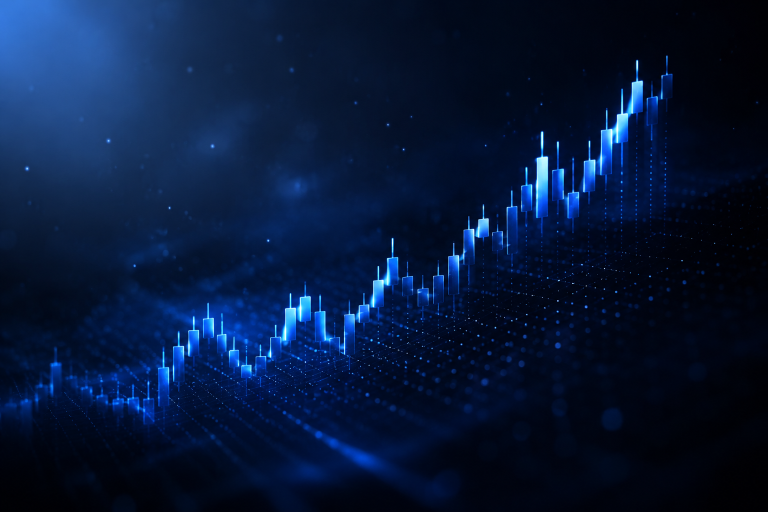
#> input picture images/club-hero-abs-1.png, 1536 x 1024 px (shown at 1/2 size)
$ python brand_hero_overlay.py
#> lines starting #> are read from the running program, lines starting #| are printed output that depends on the picture
"""
Stamp crisp Hebrew brand name + slogan onto a clean abstract scene (cool-blue).
AI mangles Hebrew, so the scene is generated text-free and the text is baked here.
Usage: python3 brand_hero_overlay.py <src.png> <out.png> "<slogan>"
"""
import sys
from PIL import Image, ImageDraw, ImageFont, ImageFilter
from bidi.algorithm import get_display

SRC = sys.argv[1] if len(sys.argv) > 1 else "images/club-hero-abs-1.png"
OUT = sys.argv[2] if len(sys.argv) > 2 else "images/club-hero-branded.png"
SLOGAN = sys.argv[3] if len(sys.argv) > 3 else "המקום הבריא לסוחר היומי"
BRAND = "מועדון הסוחר המתמיד"

WHITE = (238, 242, 248)
BLUE = (143, 184, 255)      # #8fb8ff accent
INK = (176, 188, 206)
FD = "/System/Library/Fonts/Supplemental/"
F_BOLD = FD + "Arial Bold.ttf"
F_REG = FD + "Arial.ttf"


def heb(s):
    return get_display(s)


def font(size, bold=True):
    return ImageFont.truetype(F_BOLD if bold else F_REG, size)


def center_x(d, W, text, fnt, stroke=0):
    bb = d.textbbox((0, 0), text, font=fnt, stroke_width=stroke)
    return (W - (bb[2] - bb[0])) / 2 - bb[0], bb


def draw_center(d, W, cy, text, fnt, fill, stroke=0, shadow=True):
    x, bb = center_x(d, W, text, fnt, stroke)
    y = cy - (bb[3] - bb[1]) / 2 - bb[1]
    if shadow:
        d.text((x + 2, y + 3), text, font=fnt, fill=(0, 0, 0, 170), stroke_width=stroke)
    d.text((x, y), text, font=fnt, fill=fill, stroke_width=stroke,
           stroke_fill=fill if stroke else None)
    return y


def spaced(d, W, cy, text, fnt, fill, sp):
    ws = [d.textbbox((0, 0), c, font=fnt)[2] for c in text]
    x = (W - (sum(ws) + sp * (len(text) - 1))) / 2
    for c, w in zip(text, ws):
        d.text((x, cy), c, font=fnt, fill=fill)
        x += w + sp


def main():
    img = Image.open(SRC).convert("RGB")
#> img is the input picture: PIL image 1536x1024 RGB; mean R, G, B 6.3, 23.7, 56.9
    W = 1600
    H = int(img.height * W / img.width)
#> H = 1066
    img = img.resize((W, H), Image.LANCZOS)
#> img: PIL image 1600x1066 RGB

    # soft center band scrim so text reads over the chart
    scrim = Image.new("L", (W, H), 0)
#> scrim: PIL image 1600x1066 L; every value is 0
    sd = ImageDraw.Draw(scrim)
    top, bot = int(H * 0.20), int(H * 0.80)
#> top = 213; bot = 852
    mid = (top + bot) / 2
#> mid = 532.5
    for y in range(top, bot):
        t = 1 - abs(y - mid) / (mid - top)          # 0..1..0 feather
        sd.line([(0, y), (W, y)], fill=int(165 * (t ** 1.1)))
    scrim = scrim.filter(ImageFilter.GaussianBlur(26))
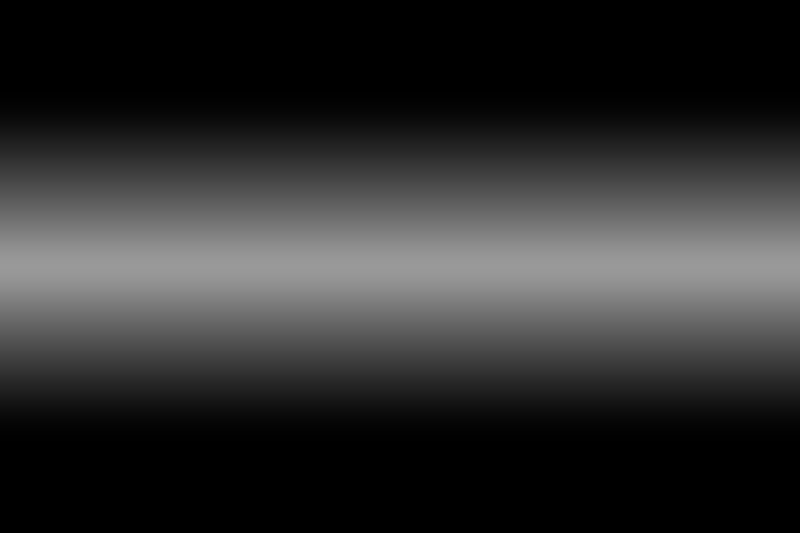
#> scrim: PIL image 1600x1066 L (shown at 1/2 size); min 0, max 153, mean 46.8
    dark = Image.new("RGB", (W, H), (8, 11, 18))
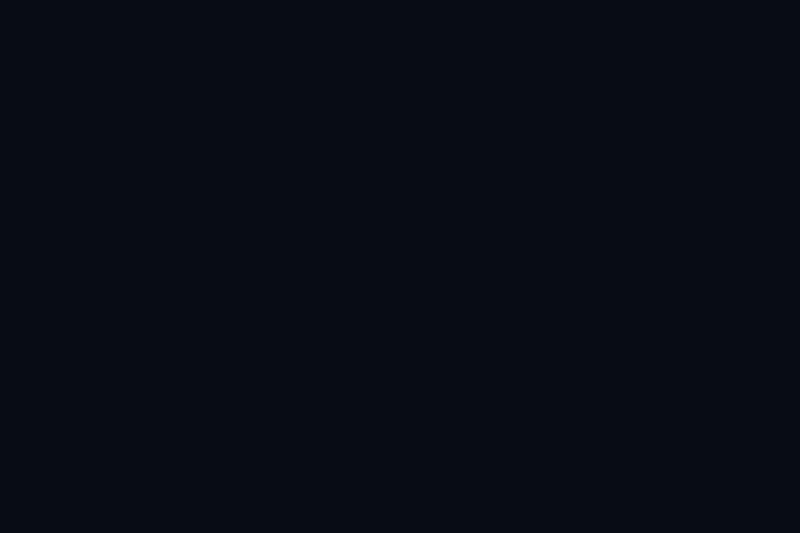
#> dark: PIL image 1600x1066 RGB (shown at 1/2 size); mean R, G, B 8, 11, 18
    img = Image.composite(dark, img, scrim).convert("RGBA")
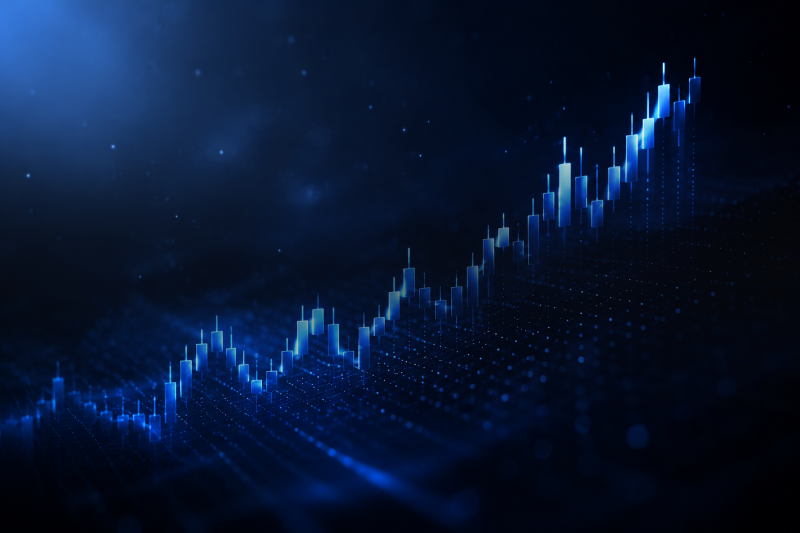
#> img: PIL image 1600x1066 RGBA (shown at 1/2 size); mean R, G, B, A 6.8, 21.1, 48.9, 255

    d = ImageDraw.Draw(img, "RGBA")

    # eyebrow (Latin, letter-spaced)
    eb = font(30)
    spaced(d, W, int(H * 0.30), list("MASTERTRADER"), eb, (*BLUE, 235), sp=10)
#> in spaced, `ws = [d.textbbox((0, 0), c, font=fnt)[2] for c in text]`: ws = [26, 21, 19, 19, 19, 21, 19, 21, 21, 23, 19, 21]
#> in spaced, `x = (W - (sum(ws) + sp * (len(text) - 1))) / 2`: x = 620.5
#> the loop in spaced, `for c, w in zip(text, ws):` made 12 passes
#> (c, w, x) on passes 1 to 12: ('M', 26, 656.5), ('A', 21, 687.5), ('S', 19, 716.5), ('T', 19, 745.5), ('E', 19, 774.5), ('R', 21, 805.5), ('T', 19, 834.5), ('R', 21, 865.5), ('A', 21, 896.5), ('D', 23, 929.5), ('E', 19, 958.5), ('R', 21, 989.5)
#> after the loop in spaced, `for c, w in zip(text, ws):`: x = 989.5

    # brand name — bold white with a soft blue glow
    bf = font(int(W * 0.066))                       # ~106px
    bt = heb(BRAND)
    glow = Image.new("RGBA", (W, H), (0, 0, 0, 0))
    gd = ImageDraw.Draw(glow)
    gx, gbb = center_x(gd, W, bt, bf)
    gy = int(H * 0.45) - (gbb[3] - gbb[1]) / 2 - gbb[1]
    gd.text((gx, gy), bt, font=bf, fill=(*BLUE, 255))
    glow = glow.filter(ImageFilter.GaussianBlur(22))
    img = Image.alpha_composite(img, glow)
    d = ImageDraw.Draw(img, "RGBA")
    draw_center(d, W, int(H * 0.45), bt, bf, WHITE, stroke=1)

    # thin blue divider
    d.line([(W * 0.36, int(H * 0.565)), (W * 0.64, int(H * 0.565))], fill=(*BLUE, 220), width=2)

    # slogan
    sf = font(int(W * 0.034), bold=False)           # ~54px
    draw_center(d, W, int(H * 0.64), heb(SLOGAN), sf, (*INK, 255), shadow=True)

    img.convert("RGB").save(OUT)
    print(f"saved {OUT}  ({W}x{H})  slogan={SLOGAN}")


if __name__ == "__main__":
    main()
#> (the call stopped at in heb, `return get_display(s)`: bidi is not available in this run)

$ run again, with images/club-hero-abs-2.png copied over images/club-hero-abs-1.png
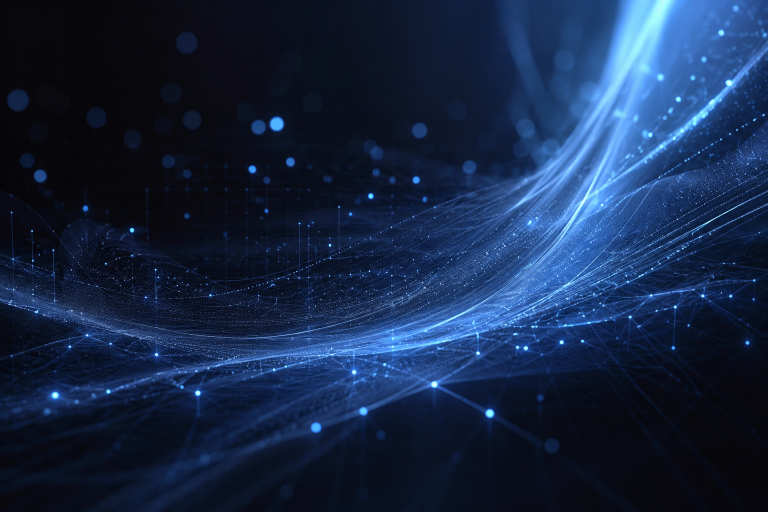
#> input picture images/club-hero-abs-2.png, 1536 x 1024 px (shown at 1/2 size)
#> in main, img is the input picture: PIL image 1536x1024 RGB; mean R, G, B 22.2, 39.6, 70.6
#> in main, `img = Image.composite(dark, img, scrim).convert("RGBA")`:
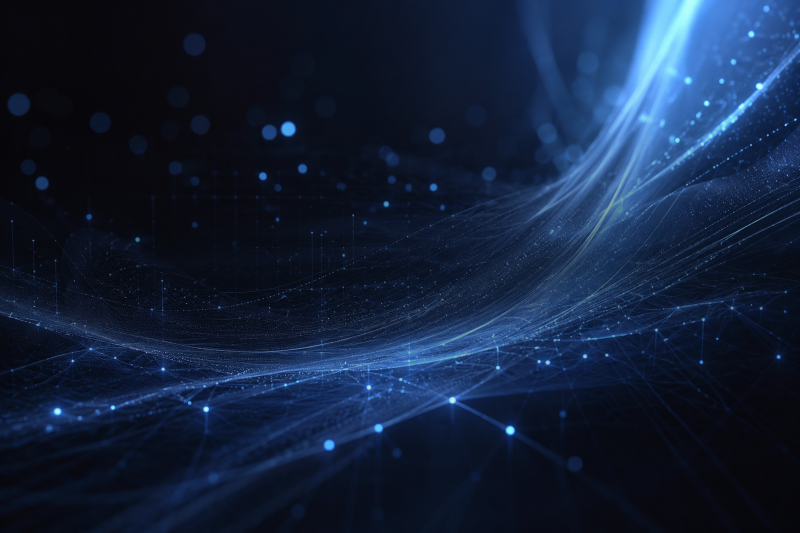
#> img: PIL image 1600x1066 RGBA (shown at 1/2 size); mean R, G, B, A 19.1, 33.2, 58.6, 255
#> ws = [26, 21, 19, 19, 19, 21, 19, 21, 21, 23, 19, 21]
#> in spaced, `x = (W - (sum(ws) + sp * (len(text) - 1))) / 2`: x = 620.5
#> the loop in spaced, `for c, w in zip(text, ws):` made 12 passes
#> (c, w, x) on passes 1 to 8: ('M', 26, 656.5), ('A', 21, 687.5), ('S', 19, 716.5), ('T', 19, 745.5), ('E', 19, 774.5), ('R', 21, 805.5), ('T', 19, 834.5), ('R', 21, 865.5)
#> after the loop in spaced, `for c, w in zip(text, ws):`: x = 989.5

$ run again, with images/club-hero-abs-3.png copied over images/club-hero-abs-1.png
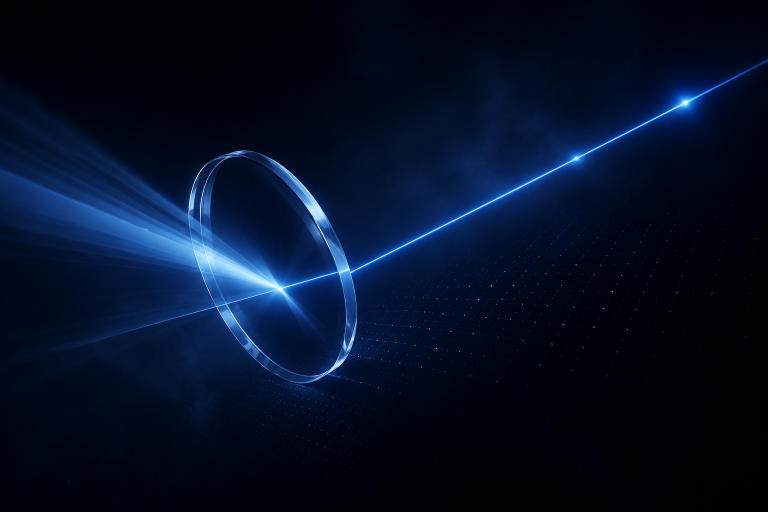
#> input picture images/club-hero-abs-3.png, 1536 x 1024 px (shown at 1/2 size)
#> in main, img is the input picture: PIL image 1536x1024 RGB; mean R, G, B 4.5, 15.5, 38.6
#> in main, `img = Image.composite(dark, img, scrim).convert("RGBA")`:
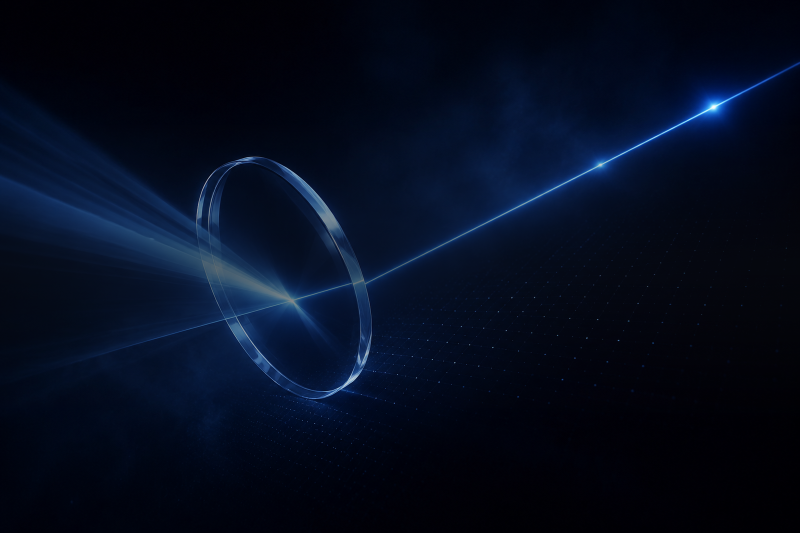
#> img: PIL image 1600x1066 RGBA (shown at 1/2 size); mean R, G, B, A 4.2, 12.2, 30.3, 255
#> ws = [26, 21, 19, 19, 19, 21, 19, 21, 21, 23, 19, 21]
#> in spaced, `x = (W - (sum(ws) + sp * (len(text) - 1))) / 2`: x = 620.5
#> the loop in spaced, `for c, w in zip(text, ws):` made 12 passes
#> (c, w, x) on passes 1 to 8: ('M', 26, 656.5), ('A', 21, 687.5), ('S', 19, 716.5), ('T', 19, 745.5), ('E', 19, 774.5), ('R', 21, 805.5), ('T', 19, 834.5), ('R', 21, 865.5)
#> after the loop in spaced, `for c, w in zip(text, ws):`: x = 989.5

$ run again, with images/club-business-not-casino-blue.png copied over images/club-hero-abs-1.png
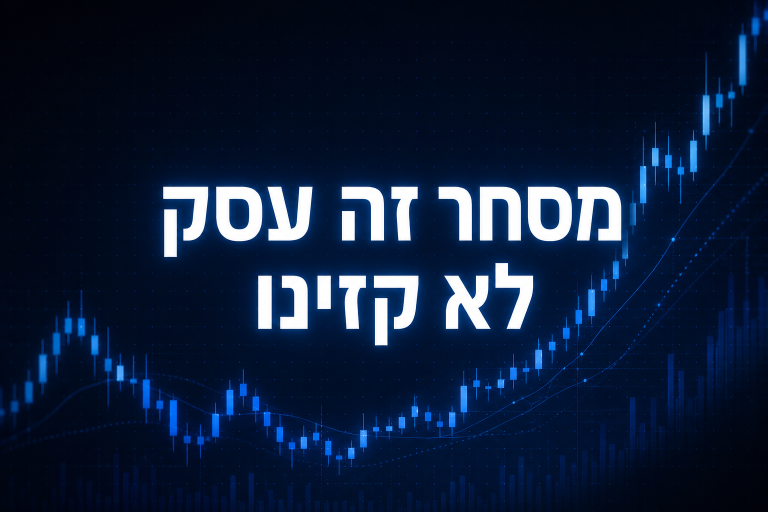
#> input picture images/club-business-not-casino-blue.png, 1536 x 1024 px (shown at 1/2 size)
#> in main, img is the input picture: PIL image 1536x1024 RGB; mean R, G, B 13.7, 29.2, 56
#> in main, `img = Image.composite(dark, img, scrim).convert("RGBA")`:
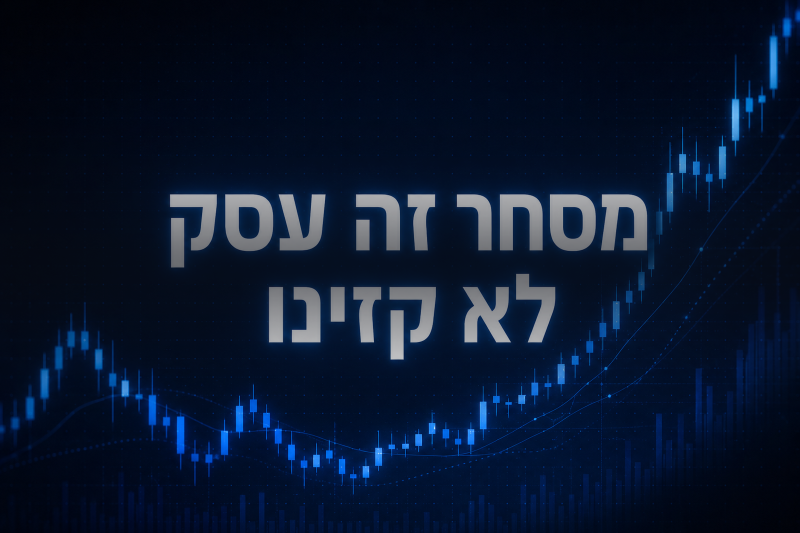
#> img: PIL image 1600x1066 RGBA (shown at 1/2 size); mean R, G, B, A 9.3, 21.9, 44.6, 255
#> ws = [26, 21, 19, 19, 19, 21, 19, 21, 21, 23, 19, 21]
#> in spaced, `x = (W - (sum(ws) + sp * (len(text) - 1))) / 2`: x = 620.5
#> the loop in spaced, `for c, w in zip(text, ws):` made 12 passes
#> (c, w, x) on passes 1 to 8: ('M', 26, 656.5), ('A', 21, 687.5), ('S', 19, 716.5), ('T', 19, 745.5), ('E', 19, 774.5), ('R', 21, 805.5), ('T', 19, 834.5), ('R', 21, 865.5)
#> after the loop in spaced, `for c, w in zip(text, ws):`: x = 989.5
